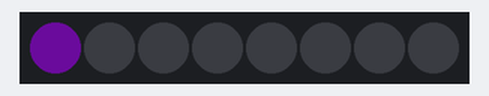
Recording of a sketch running on a simulated Arduino Uno, built with avr-gcc and run on an emulated ATmega328P. Parts: 8 RGB LEDs in strip order, left to right. Dim RGB values are drawn brighter than linear; the strip is taken to match the declared colour order; random numbers use the default seed unless the sketch sets one.

Above: at 0.01 s.
At 4.88 s:
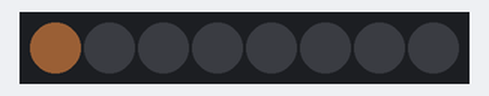
At 9.9 s:
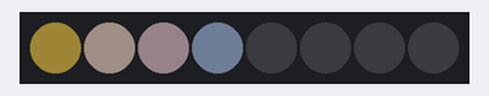
At 19.94 s:
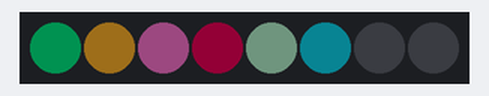
At 29.83 s:
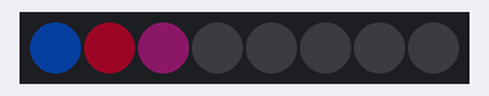
At 39.87 s:
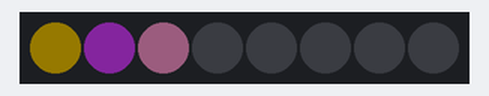
Timing chart, 0 to 40.0 s (numbered marks = the images above):
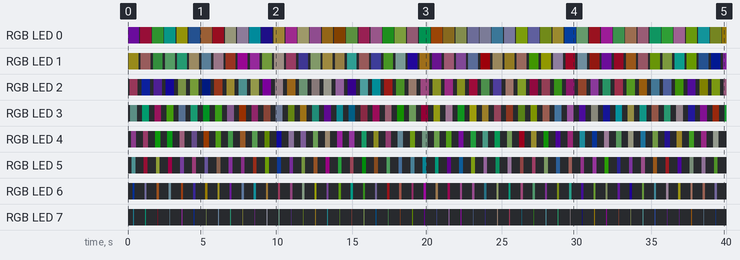

The sketch:

NEOPIXEL_8_LEDs_4.ino
```cpp
/*
ESP module: ESP-WROOM-32
Getest met: Arduino IDE
Sensor: LED strip van 8 LEDs WS2812B ;
Doel: willekeurige kleuren weergeven ;
Specs: I2C, 5V ;
Aansluiten (van sensor naar ESP)
5V naar 5V
GND naar GND
DIN naar GPIO 16
*/

#include <Adafruit_NeoPixel.h>

#define LED_PIN   16
#define LED_COUNT 8

// Declare our NeoPixel strip object:
Adafruit_NeoPixel strip(LED_COUNT, LED_PIN, NEO_RGBW + NEO_KHZ800);
// Argument 1 = Number of pixels in NeoPixel strip
// Argument 2 = Arduino pin number (most are valid)
// Argument 3 = Pixel type flags, add together as needed:
//   NEO_KHZ800  800 KHz bitstream (most NeoPixel products w/WS2812 LEDs)
//   NEO_KHZ400  400 KHz (classic 'v1' (not v2) FLORA pixels, WS2811 drivers)
//   NEO_GRB     Pixels are wired for GRB bitstream (most NeoPixel products)
//   NEO_RGB     Pixels are wired for RGB bitstream (v1 FLORA pixels, not v2)
//   NEO_RGBW    Pixels are wired for RGBW bitstream (NeoPixel RGBW products)

void setup() {
  strip.begin();
  strip.show(); // Initialize all pixels to 'off'
  strip.setBrightness(30);
}

void loop() {
  for(int i = 0; i < strip.numPixels(); i++){
    strip.setPixelColor(i, random(255), random(255), random(255), 0); //(n, red, green, blue)
    strip.show();
    delay(50);
  }
  for(int i = strip.numPixels()-1; i >= 0; i--){
    strip.setPixelColor(i, 0, 0, 0, 0);
    strip.show();
    delay(50);
  }
}

// more info: https://learn.adafruit.com/adafruit-neopixel-uberguide/arduino-library-use
```

Measured:
- by itself, RGB LED 2: off → RGB(22, 8, 13) at 0.10 s, → off 0.56 s later, → RGB(2, 6, 29) 0.25 s later, → off 0.56 s later, … (99 changes in this stretch)
- by itself, RGB LED 5: off → RGB(9, 17, 17) at 0.26 s, → off 0.25 s later, → RGB(20, 2, 7) 0.56 s later, → off 0.25 s later, … (98 changes in this stretch)
